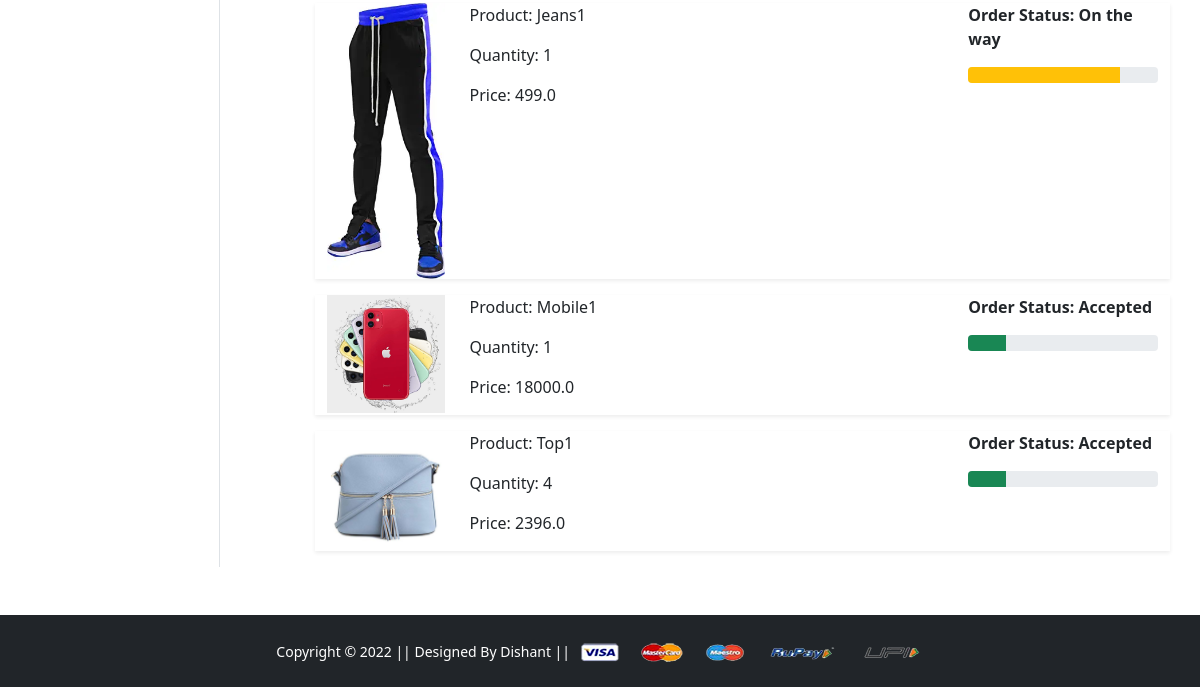
The app's page /orders/ (signed in, lower part), older data.
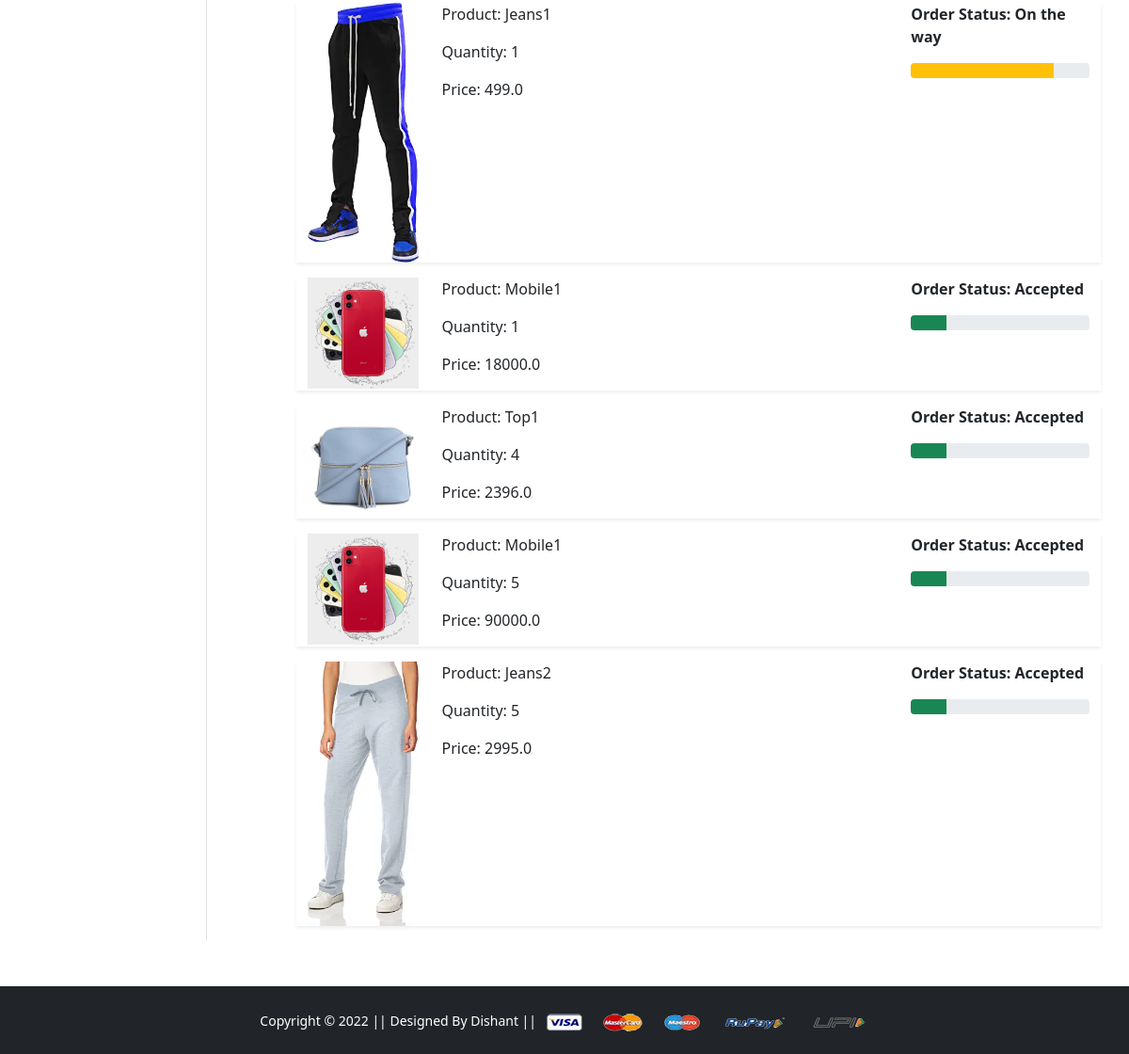
The same page, newer data.
### app/models.py (models this page shows, shortened)
class OrderPlaced(models.Model):
    user = models.ForeignKey(User,on_delete=models.CASCADE)
    customer = models.ForeignKey(Customer,on_delete=models.CASCADE)
    product = models.ForeignKey(Product,on_delete=models.CASCADE)
    quantity = models.PositiveIntegerField(default=1)
    ordered_data = models.DateTimeField(auto_now_add=True)
    status = models.CharField(max_length=50,choices=STATUS_CHOICES,default='Accepted')
    @property
    def total_cost(self):
        return self.quantity*self.product.discounted

class Product(models.Model):
    title = models.CharField(max_length=100)
    selling_price = models.FloatField()
    discounted = models.FloatField()
    description = models.TextField()
    brand = models.CharField(max_length=100)
    category = models.CharField(choices=CATEGORY_CHOICES,max_length=2)
    product_image = models.ImageField(upload_to='productimg')

### app/views.py (the view)
# urls.py: path('orders/', views.orders, name='orders'),
@login_required
def orders(request):
    op  = OrderPlaced.objects.filter(user=request.user)
    return render(request, 'app/orders.html',{'order_placed':op})

### app/templates/app/orders.html (shortened to what this page needs)
{% extends 'app/base.html' %} {% load static %} {% block title %}Buy Now{% endblock title %} {% block main-content %}
<div class="container my-5">
    <div class="row">
        <div class="col-sm-2 border-end">
        </div>
        <div class="col-sm-9 offset-sm-1">
            {% for op in order_placed %}
            <div class="row shadow-sm mb-3">
                <div class="col-sm-2">
                    <img src="{{op.product.product_image.url}}" alt="" srcset="" class="img-fluid" height="150" width="150">
                </div>
                <div class="col-sm-7">
                    <p>Product: {{op.product.title}}</p>
                    <p>Quantity: {{op.quantity}}</p>
                    <p>Price: {{op.total_cost}}</p>
                </div>
                <div class="col-sm-3 fw-bold">
                    <p>Order Status: {{op.status}}</p>
                    {% if op.status == 'Accepted' %}
                    <div class="progress">
                        <div class="progess-bar bg-success" role="progressbar" style="width: 20%;" aria-valuenow="20" area-valuemin="0" area-valuemax="100">
                        </div>
                    </div>
                    {%endif%}  {% if op.status == 'On the way' %}
                    <div class="progress">
                        <div class="progess-bar bg-warning" role="progressbar" style="width: 80%;" aria-valuenow="20" area-valuemin="0" area-valuemax="100">
                        </div>
                    </div>
                    {%endif%}
                </div>
            </div>
            {%endfor%}
        </div>
    </div>
</div>
{% endblock main-content %}

Row changes from the older to the newer data that the page shows:
added OrderPlaced: product.product_image (picture), product "Mobile1", quantity "5", total_cost "90000.0", status "Accepted"
added OrderPlaced: product.product_image (picture), product "Jeans2", quantity "5", total_cost "2995.0", status "Accepted"
